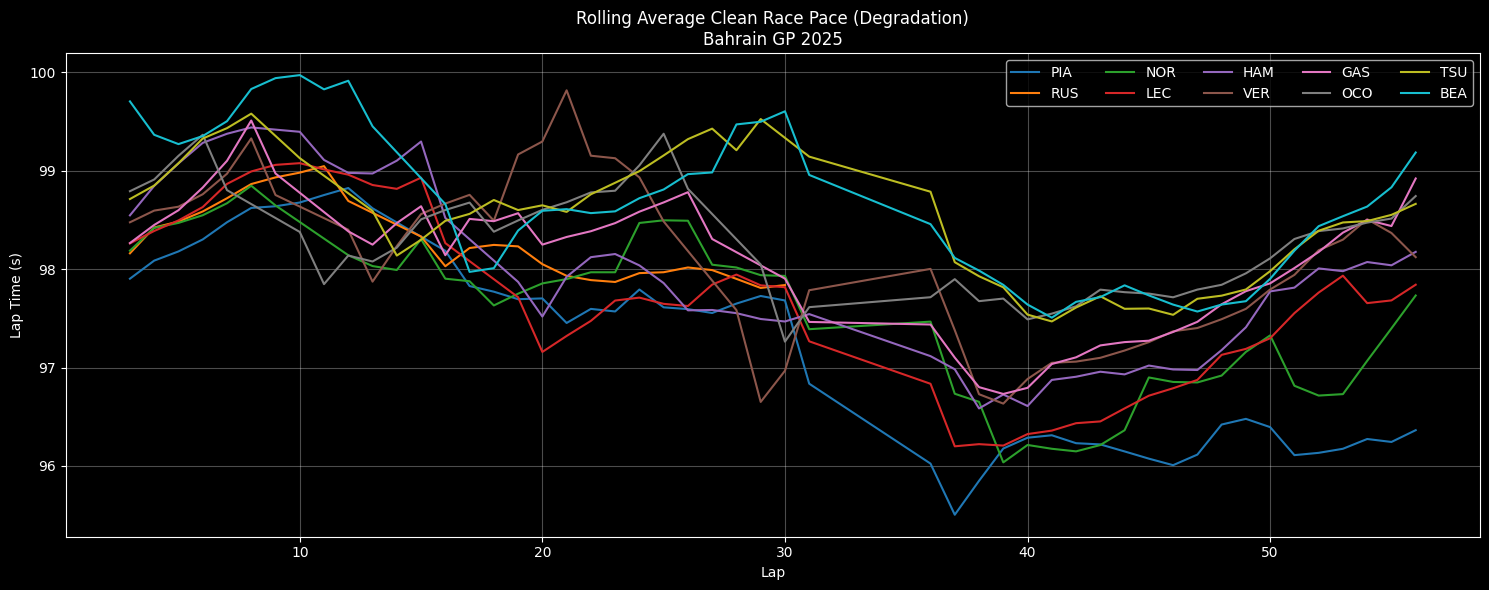

The Python source for this figure:
import fastf1, os
import matplotlib.pyplot as plt
import pandas as pd
import numpy as np

# ===== CONFIG =====
YEAR, GP, SESSION = 2025, "Bahrain Grand Prix", "R"
CACHE_DIR = "cache"
ROLL = 3

os.makedirs(CACHE_DIR, exist_ok=True)
fastf1.Cache.enable_cache(CACHE_DIR)

session = fastf1.get_session(YEAR, GP, SESSION)
session.load()

laps = session.laps
laps = laps[laps["IsAccurate"]].copy()
laps["LapTimeSec"] = laps["LapTime"].dt.total_seconds()

drivers = (
    session.results.sort_values("Position")
    .head(10)["Abbreviation"]
    .tolist()
)

laps = laps[laps["Driver"].isin(drivers)]
laps = laps[laps["PitInTime"].isna() & laps["PitOutTime"].isna()]

# Remove outliers (IQR)
clean = []
for d in drivers:
    dl = laps[laps["Driver"] == d]
    q1, q3 = dl["LapTimeSec"].quantile([0.25, 0.75])
    iqr = q3 - q1
    clean.append(dl[(dl["LapTimeSec"] >= q1-1.5*iqr) & (dl["LapTimeSec"] <= q3+1.5*iqr)])

clean = pd.concat(clean)

clean["RollingPace"] = (
    clean.groupby("Driver")["LapTimeSec"]
    .rolling(ROLL, center=True).mean()
    .reset_index(level=0, drop=True)
)

# Plot
plt.figure(figsize=(15,6))
colors = plt.cm.tab10(np.linspace(0,1,len(drivers)))

for d,c in zip(drivers, colors):
    dlap = clean[clean["Driver"] == d]
    plt.plot(dlap["LapNumber"], dlap["RollingPace"], color=c, label=d)

plt.title("Rolling Average Clean Race Pace (Degradation)\nBahrain GP 2025")
plt.xlabel("Lap")
plt.ylabel("Lap Time (s)")
plt.grid(alpha=0.3)
plt.legend(ncol=5)
plt.tight_layout()
plt.show()
